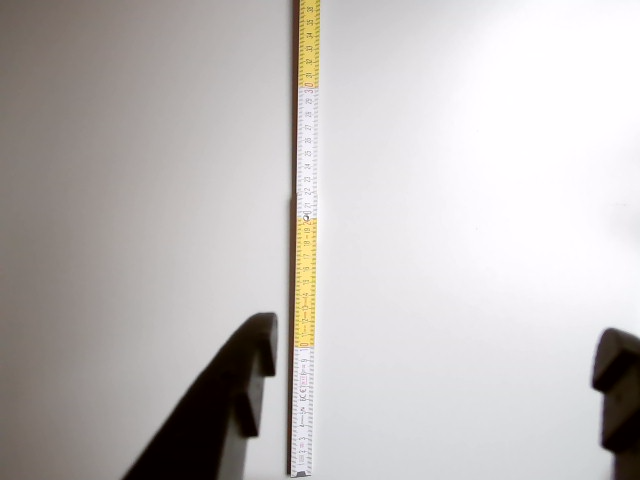
#> input picture Deploy/camera/images/image_0.png, 640 x 480 px, found by its file name
$ python cube_detection.py --image image_0.png --color red
#> lines starting #> are read from the running program, lines starting #| are printed output that depends on the picture; after the words box and inside, x2 and y2 are one past the last pixel; in counts of white or black regions, pixels touching at a corner belong together
"""
Cube detection script — Task 1 VisualCoord
Loads an image, detects the target cube via HSV segmentation,
and returns [u, v, visible] in NDC coordinates as expected by the policy.

Usage:
    python cube_detection.py --image image_0.png --color red
    python cube_detection.py --image image_0.png --color blue
"""

import cv2
import numpy as np
import argparse
import math

# ============================================================
# FOV CONSTANTS (measured at 1280x720)
# ============================================================
TAN_HALF_HFOV_SIM  = 1.0691   # from _wrist_cam.py
TAN_HALF_VFOV_SIM  = 0.6014   # from _wrist_cam.py

HFOV_REAL_DEG = 100.82   # gemessen bei 1280x720
VFOV_REAL_DEG =  64.80   # gemessen bei 1280x720

SCALE_U = math.tan(math.radians(HFOV_REAL_DEG / 2)) / TAN_HALF_HFOV_SIM  # ≈ 1.132
SCALE_V = math.tan(math.radians(VFOV_REAL_DEG / 2)) / TAN_HALF_VFOV_SIM  # ≈ 1.059

# Anzeigegrösse für Debug-Fenster (nur Visualisierung, u/v nicht betroffen)
DISPLAY_WIDTH = 960

# ============================================================
# HSV COLOUR PALETTE
# ============================================================
HSV_RANGES = {
    # Rot:    H<=4 trennt sauber von Orange (H>=5), S>=160 filtert Schatten
    "red":    [((  0, 160,  80), (  4, 255, 255)),
               ((172, 160,  80), (180, 255, 255))],

    # Orange: H>=5, S>=140, V>=180
    "orange": [((  5, 140, 180), ( 15, 255, 255))],
    "yellow": [((15,  150, 150), ( 30, 255, 255))],
    "blue":   [((100, 150,  60), (125, 255, 255))],
    "purple": [((130,  80,  50), (165, 200, 130))],
    "green":  [((50,  100,  50), ( 80, 255, 130))],
}

COLOR_INDEX = {
    "blue": 0, "red": 1, "green": 2,
    "yellow": 3, "purple": 4, "orange": 5,
}

MIN_BLOB_AREA_PX = 20


# ============================================================
# CORE FUNCTION
# ============================================================
def get_cube_image_coords(frame_bgr, color_name,
                          scale_u=SCALE_U, scale_v=SCALE_V,
                          min_blob_area_px=MIN_BLOB_AREA_PX):
    """
    Returns (np.ndarray (3,), mask, float):
      coords   : [u, v, visible] — NDC mit FOV-Korrektur, kein Offset
      mask     : HSV-Binärmaske
      blob_area: Fläche des grössten Blobs in Pixel (0 wenn nicht gefunden)

    u/v werden aus der vollen Bildauflösung berechnet —
    Anzeigegrösse hat keinen Einfluss.
    """
    H, W = frame_bgr.shape[:2]
    hsv  = cv2.cvtColor(frame_bgr, cv2.COLOR_BGR2HSV)

    mask = np.zeros(hsv.shape[:2], dtype=np.uint8)
    for (lo, hi) in HSV_RANGES[color_name]:
        mask |= cv2.inRange(hsv, np.array(lo, np.uint8), np.array(hi, np.uint8))

    contours, _ = cv2.findContours(mask, cv2.RETR_EXTERNAL, cv2.CHAIN_APPROX_SIMPLE)
    if not contours:
        return np.array([0.0, 0.0, 0.0]), mask, 0.0

    c    = max(contours, key=cv2.contourArea)
    area = cv2.contourArea(c)

    if area < min_blob_area_px:
        return np.array([0.0, 0.0, 0.0]), mask, area

    M  = cv2.moments(c)
    px = M["m10"] / M["m00"]
    py = M["m01"] / M["m00"]

    # NDC aus voller Auflösung — unabhängig von Anzeigegrösse
    u_ndc = (px - W / 2) / (W / 2)
    v_ndc = (H / 2 - py) / (H / 2)

    u = float(np.clip(u_ndc * scale_u, -1.0, 1.0))
    v = float(np.clip(v_ndc * scale_v, -1.0, 1.0))

    return np.array([u, v, 1.0]), mask, area


def make_color_one_hot(color_name):
    vec = np.zeros(6, dtype=np.float32)
    vec[COLOR_INDEX[color_name]] = 1.0
    return vec


# ============================================================
# DEBUG VISUALISATION
# ============================================================
def draw_debug(frame_bgr, mask, coords, color_name, blob_area):
    """
    Zeichnet Overlay auf Originalbild (volle Auflösung),
    skaliert es danach auf DISPLAY_WIDTH für die Anzeige.
    u/v Werte werden aus der vollen Auflösung berechnet und bleiben korrekt.
    """
    u, v, visible = coords
    H, W = frame_bgr.shape[:2]

    vis = frame_bgr.copy()

    # HSV mask overlay
    tint = np.zeros_like(vis)
    tint[mask > 0] = (255, 255, 0)  # cyan
    vis = cv2.addWeighted(vis, 1.0, tint, 0.8, 0)

    if visible > 0:
        # Kreuz aus u/v zurück in Pixel (volle Auflösung)
        u_ndc = u / SCALE_U
        v_ndc = v / SCALE_V
        cx = int((u_ndc + 1) / 2 * W)
        cy = int((1 - v_ndc) / 2 * H)

        arm = 18
        cv2.line(vis,   (cx - arm, cy), (cx + arm, cy), (0, 255, 255), 2)
        cv2.line(vis,   (cx, cy - arm), (cx, cy + arm), (0, 255, 255), 2)
        cv2.circle(vis, (cx, cy), 5, (0, 255, 255), -1)

        cv2.putText(vis, f"u={u:+.3f}  v={v:+.3f}  vis=1",
                    (10, 34), cv2.FONT_HERSHEY_SIMPLEX, 0.75, (0, 255, 255), 2)
        cv2.putText(vis, f"blob: {int(blob_area)} px",
                    (cx + 12, cy - 12), cv2.FONT_HERSHEY_SIMPLEX, 0.6, (0, 255, 255), 2)
    else:
        cv2.putText(vis, "NOT VISIBLE", (10, 34),
                    cv2.FONT_HERSHEY_SIMPLEX, 0.9, (0, 0, 255), 2)
        if blob_area > 0:
            cv2.putText(vis, f"blob zu klein: {int(blob_area)} px  (min={MIN_BLOB_AREA_PX})",
                        (10, 68), cv2.FONT_HERSHEY_SIMPLEX, 0.65, (0, 165, 255), 2)

    oh = make_color_one_hot(color_name)
    cv2.putText(vis, f"color: {color_name}  one-hot: {oh.astype(int).tolist()}",
                (10, H - 12), cv2.FONT_HERSHEY_SIMPLEX, 0.55, (200, 200, 200), 1)
    cv2.putText(vis, f"scale_u={SCALE_U:.3f}  scale_v={SCALE_V:.3f}  "
                     f"HFOV={HFOV_REAL_DEG}°  VFOV={VFOV_REAL_DEG}°  "
                     f"blob={int(blob_area)}px",
                (10, H - 34), cv2.FONT_HERSHEY_SIMPLEX, 0.50, (150, 150, 150), 1)

    # Skalierung NUR für Anzeige — u/v Werte unberührt
    display_h = int(H * DISPLAY_WIDTH / W)
    vis_small = cv2.resize(vis, (DISPLAY_WIDTH, display_h), interpolation=cv2.INTER_AREA)

    return vis_small


# ============================================================
# MAIN
# ============================================================
def main():
    parser = argparse.ArgumentParser(description="Cube HSV detection — VisualCoord")
    parser.add_argument("--image",        required=True)
    parser.add_argument("--color",        required=True, choices=list(HSV_RANGES.keys()))
    parser.add_argument("--no-display",   action="store_true")
    parser.add_argument("--save",         default=None,
                        help="Debug-Bild speichern (volle Auflösung)")
    parser.add_argument("--display_width", type=int, default=DISPLAY_WIDTH,
                        help="Breite des Anzeigefensters in Pixel (default: 960)")
    args = parser.parse_args()

    frame = cv2.imread(args.image)
#> frame is the input picture: shape (480, 640, 3); mean B, G, R 187.5, 188.7, 192.8
    if frame is None:
        raise FileNotFoundError(f"Could not load image: {args.image}")

    H, W = frame.shape[:2]
#> H = 480; W = 640
    print(f"Image loaded : {W}x{H}  |  color: {args.color}")
#| Image loaded : 640x480  |  color: red
    print(f"FOV          : HFOV={HFOV_REAL_DEG}°, VFOV={VFOV_REAL_DEG}°")
    print(f"FOV correction: scale_u={SCALE_U:.4f}, scale_v={SCALE_V:.4f}")
    print(f"Display width : {args.display_width}px (u/v nicht betroffen)")

    coords, mask, blob_area = get_cube_image_coords(frame, args.color)
#> in get_cube_image_coords, `hsv  = cv2.cvtColor(frame_bgr, cv2.COLOR_BGR2HSV)`: hsv: shape (480, 640, 3); mean H, S, V 77.1, 22.6, 193.7
#> in get_cube_image_coords, `contours, _ = cv2.findContours(mask, cv2.RETR_EXTERNAL, cv2.CHAIN_APPR..`: contours = []
#> coords = [0, 0, 0]; blob_area = 0
    u, v, visible = coords
#> u = 0; v = 0; visible = 0

    print("─" * 40)
    print(f"  visible   : {int(visible)}")
#|   visible   : 0
    print(f"  u         : {u:+.4f}   (−1=left, +1=right)")
#|   u         : +0.0000   (−1=left, +1=right)
    print(f"  v         : {v:+.4f}   (−1=bottom, +1=top)")
#|   v         : +0.0000   (−1=bottom, +1=top)
    print(f"  blob_area : {int(blob_area)} px")
#|   blob_area : 0 px
    print(f"  obs vec   : {coords.tolist()}")
#|   obs vec   : [0.0, 0.0, 0.0]
    print(f"  one-hot   : {make_color_one_hot(args.color).tolist()}")
    print("─" * 40)

    debug_img = draw_debug(frame, mask, coords, args.color, blob_area)
#> in draw_debug, `cv2.putText(vis, f"scale_u={SCALE_U:.3f}  scale_v={SCALE_V:.3f}  " f"H..`:
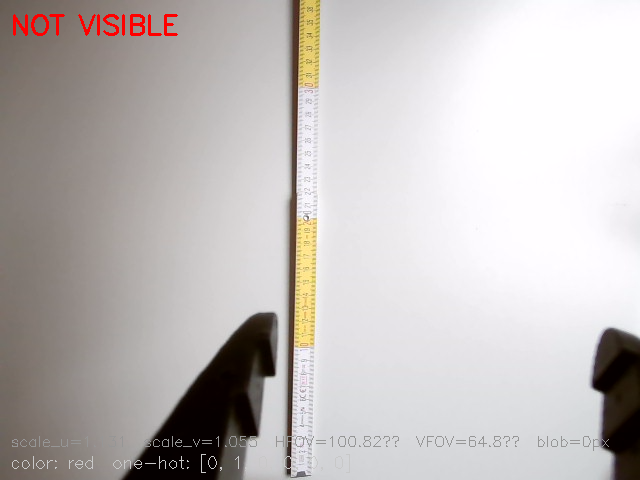
#> vis: shape (480, 640, 3); mean B, G, R 187.1, 188.4, 193.4

    if args.save:
        # Debug-Bild in voller Auflösung neu rendern (ohne Resize)
        vis_full = frame.copy()
        tint = np.zeros_like(vis_full)
        tint[mask > 0] = (0, 200, 0)
        vis_full = cv2.addWeighted(vis_full, 1.0, tint, 0.35, 0)
        cv2.imwrite(args.save, vis_full)
        print(f"Debug image saved: {args.save}")
    if False and args.save:  # old
        # Speichern in voller Auflösung
        save_full = draw_debug.__wrapped__(frame, mask, coords, args.color, blob_area) \
            if hasattr(draw_debug, '__wrapped__') else \
            cv2.resize(debug_img,
                       (W, int(W * debug_img.shape[0] / debug_img.shape[1])),
                       interpolation=cv2.INTER_LINEAR)
        cv2.imwrite(args.save, save_full)
        print(f"Debug image saved: {args.save}")

    if not args.no_display:
        cv2.imshow("Cube detection — press any key to close", debug_img)
        cv2.waitKey(0)
        cv2.destroyAllWindows()


if __name__ == "__main__":
    main()

$ run again, with Deploy/camera/images/image_10.png copied over Deploy/camera/images/image_0.png
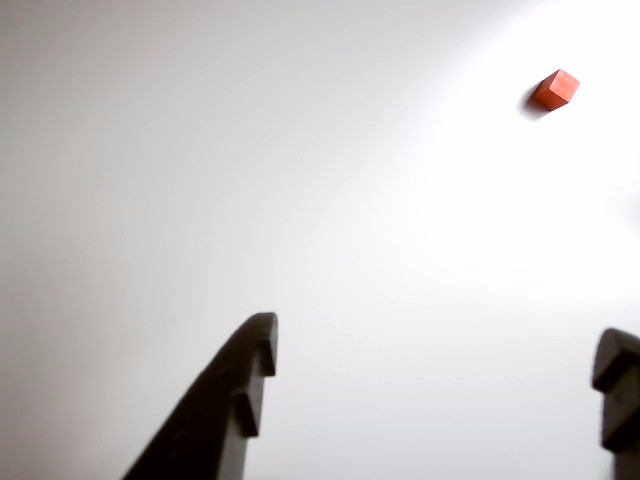
#> input picture Deploy/camera/images/image_10.png, 640 x 480 px, found by its file name
#> in main, frame is the input picture: shape (480, 640, 3); mean B, G, R 203.2, 203, 206.2
#| Image loaded : 640x480  |  color: red
#> hsv: shape (480, 640, 3); mean H, S, V 86, 16.2, 206.7
#> the loop in get_cube_image_coords, `for (lo, hi) in HSV_RANGES[color_name]:` made 2 passes
#> pass 1, in get_cube_image_coords, `mask |= cv2.inRange(hsv, np.array(lo, np.uint8), np.array(hi, np.uint8))`:
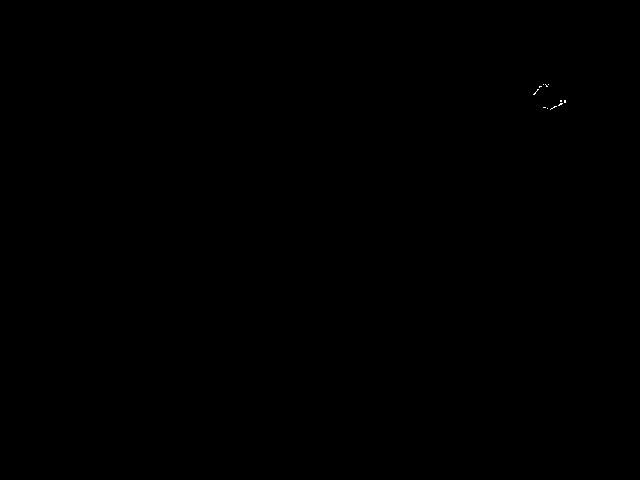
#> mask: shape (480, 640); 0.02% white in thin lines or dots, all inside (x1, y1, x2, y2) = (533, 84, 566, 110)
#> contours = 11 contours, all with area under 20
#> c = [[560, 103], [558, 105], [559, 105], [560, 104], [561, 104], [562, 103]]
#> area = 3
#> coords = [0, 0, 0]; blob_area = 3
#> in main, `u, v, visible = coords`: u = 0
#|   visible   : 0
#|   u         : +0.0000   (−1=left, +1=right)
#|   v         : +0.0000   (−1=bottom, +1=top)
#|   blob_area : 3 px
#|   obs vec   : [0.0, 0.0, 0.0]
#> in draw_debug, `cv2.putText(vis, f"scale_u={SCALE_U:.3f}  scale_v={SCALE_V:.3f}  " f"H..`:
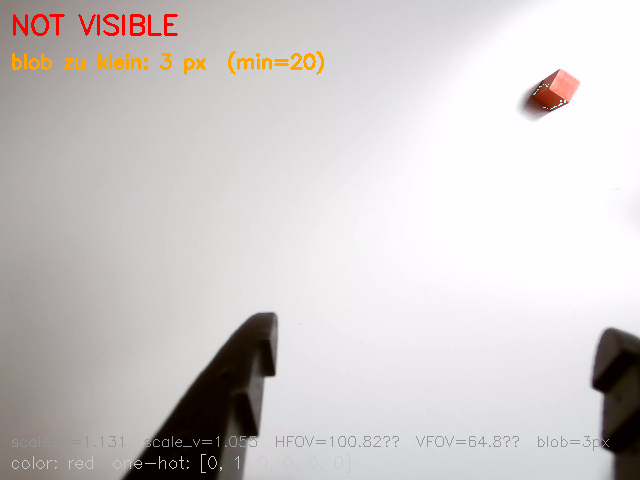
#> vis: shape (480, 640, 3); mean B, G, R 201.6, 202.3, 207
